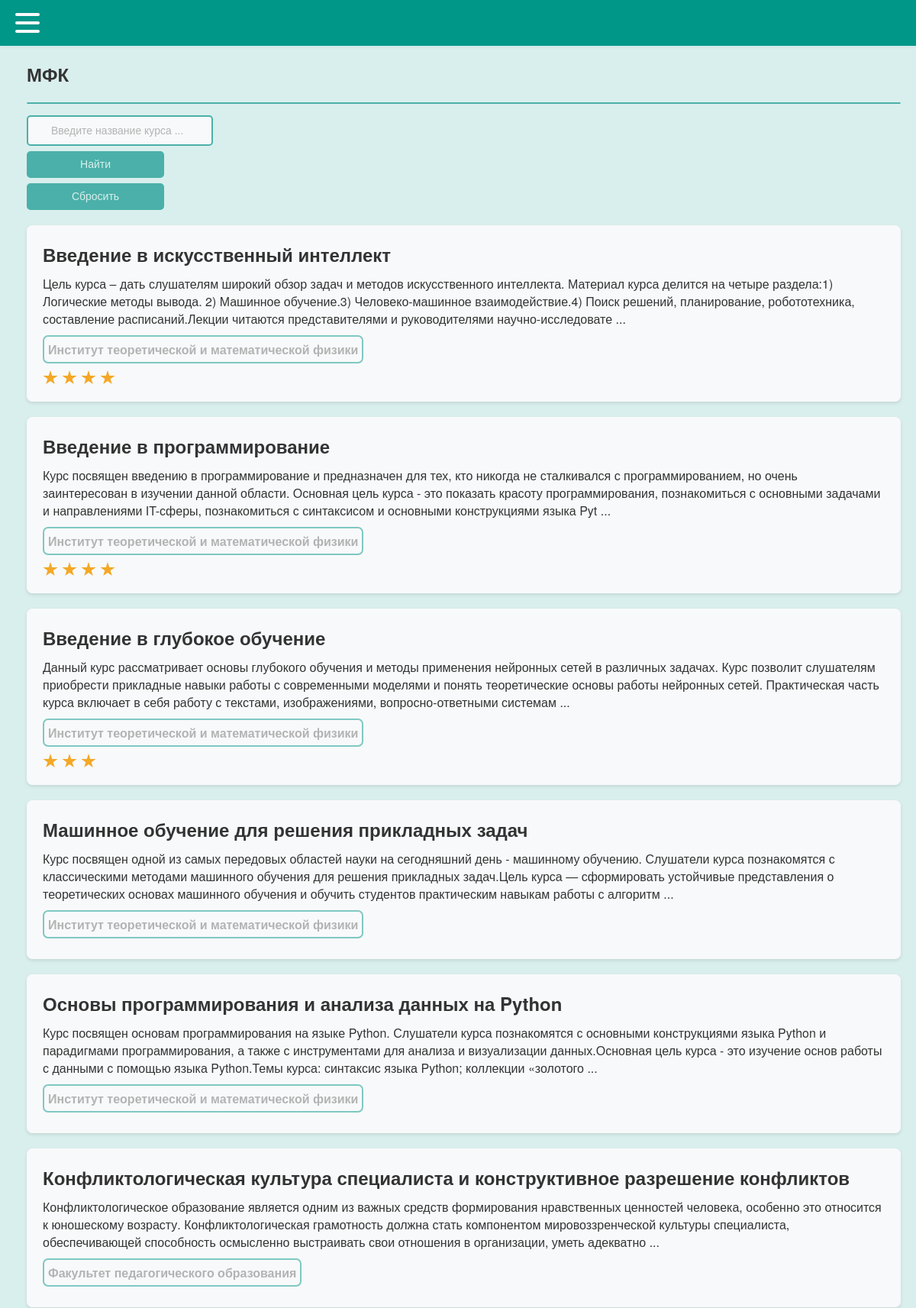
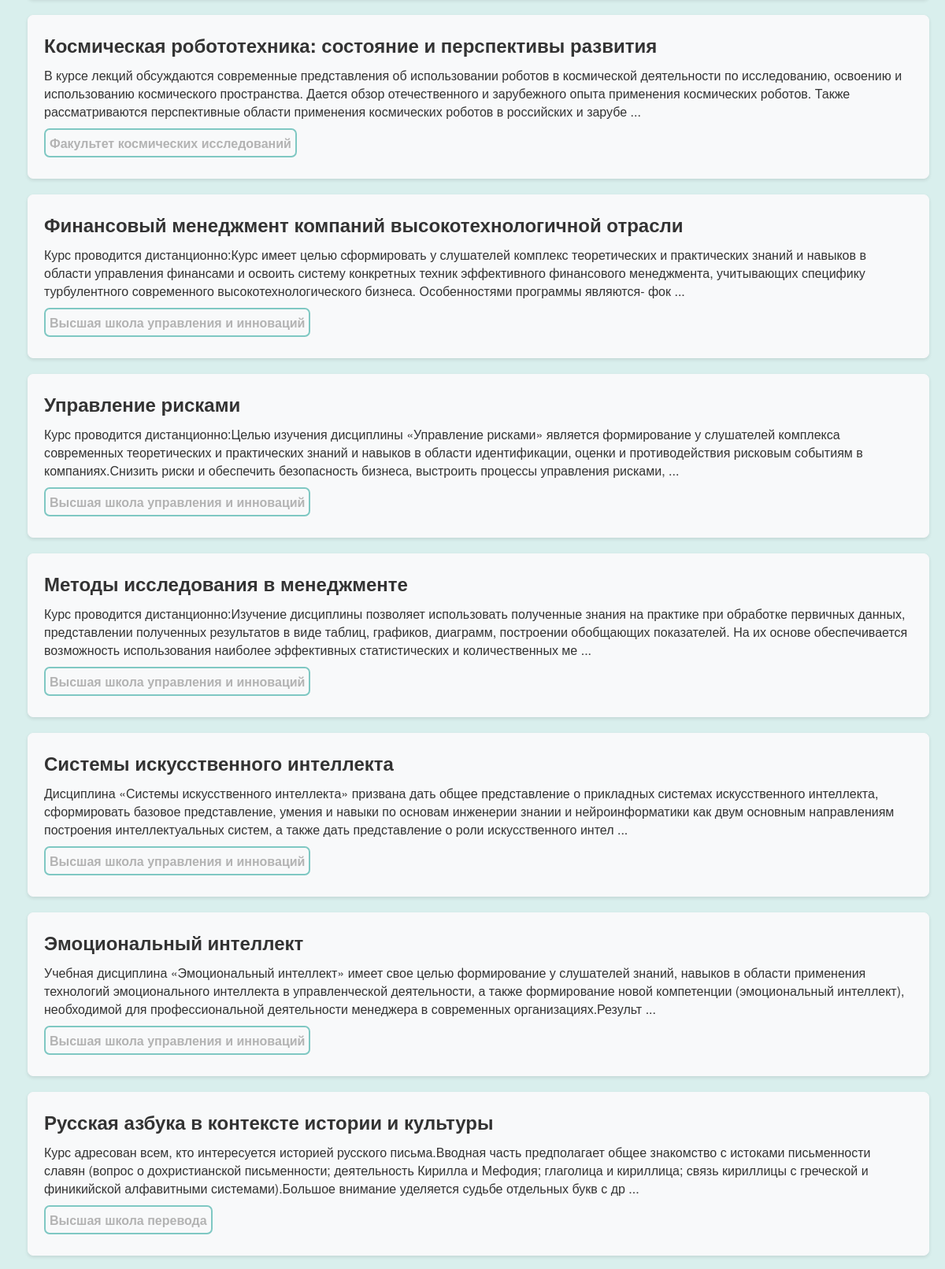
The page /dict (upper part) on the database its author committed (2 pictures, top to bottom).
### tables this page shows
CREATE TABLE mfk (
id integer PRIMARY KEY AUTOINCREMENT,
name text,
faculty text,
desc text,
online text,
openclose text,
score text
);

### testApp.py (the view)
@app.route("/")
@app.route("/dict", methods=['GET', 'POST'])
def dict():
    if request.method == 'POST':
        return render_template('dict.html', my_text='МФК', menu=menu, mfk_table=dbase.getSearchMfk(request.form['search']))
    return render_template('dict.html', my_text='МФК', menu=menu, mfk_table=dbase.getMfkAnonce())

### FDataBase.py (called while the page is built)
    def getMfkAnonce(self):
        try:
            self.__cur.execute(f"SELECT id, name, faculty, desc, online, score FROM mfk ORDER BY id DESC")
            res = self.__cur.fetchall()
            if res: return res
        except sqlite3.Error as e:
            print("Ошибка получения статьи из БД " + str(e))
        return []

### testApp.py (called while the page is built)
def connect_db():
    conn = sqlite3.connect(app.config['DATABASE'])
    conn.row_factory = sqlite3.Row
    return conn

def get_db():
    if not hasattr(g, 'link_db'):
        g.link_db = connect_db()
    return g.link_db

@app.before_request
def before_request():
    global dbase
    db = get_db()
    dbase = FDataBase(db)

### templates/dict.html (shortened to what this page needs)
{% extends 'index.html' %}
{% block content %}
    <form method="POST" action="/dict">
        <input class="search-input" placeholder="Введите название курса ..." name="search">
        <br>
        <div class="button_container">
            <div class="center">
                <button class="btn">
                    <span style="font-size: 14px;" class="btn_span">Найти</span>
                </button>
            </div>
        </div>
    </form>
    <a href="{{ url_for('dict')}}">
        <div style="margin-top: 7px;" class="button_container">
            <div class="center">
                <button class="btn">
                    <span style="font-size: 14px;" class="btn_span">Сбросить</span>
                </button>
            </div>
        </div>
    </a>
    <ul class="list-posts">
        {% for m in mfk_table %}
            <a style="" class="my_a" href="{{ url_for('showMfk', alias=m.id)}}">
                <li class="mfk_on_main_page">
                        <h2 style="margin: 0px 0px 10px 0px;">{{m.name}}</h2>
                        <div class="my_desc">{{m.desc[:350]}} ...</div>
                        <div style="color: var(--my-light-grey); border: 2px solid var(--my-2light-blue); border-radius: 7px; padding: 5px; margin: 10px 5px 0px 0px; display: inline-block;">
                            <b>{{m.faculty}}</b>
                        </div>
                        <div class="comment_stars_background comment_container container">
                          <div class="comment_stars_background container__items">
                            {% for i in range(m.score|int) %}
                              <label class="comment_stars_background my_label" for="">
                                <div class="star-stroke">
                                </div>
                              </label>
                            {% endfor %}
                          </div>
                        </div>
                </li>
            </a>
        {% endfor %}
    </ul>
{% endblock %}

### static/css/style.css (style rules this page uses)
:root { --primary-colour: #f8f9fa; --secondary-colour: hsl(38 90% 55%); --star-colour: hsl(38 90% 55%); --menu-blue: #009688; --my-light-blue: #4bb0a9; --my-2light-blue: #7fc8c3; --my-background: #D9EFED; --my-white: #f8f9fa; --my-2light-grey: #e6e6e6; --my-light-grey: #b3b3b3; --my-grey: #747474; --my-black: #4f4f4f; }
body { font-family: 'Helvetica Neue', Helvetica, sans-serif; margin: 0; padding: 0; background: var(--my-background); }
.search-input { height: 30px; width: 205px; margin-bottom: 7px; margin-top: -5px; border: 2px solid var(--my-light-blue); border-radius: 5px; font-color: red; padding: 3px 5px 3px 30px; font-size: 14px; transition: 0.4s ease-in-out; outline:none; background: var(--my-white); }
::placeholder { color: var(--my-light-grey); opacity: 1; }
a { color: #007bff; text-decoration: none; }
.my_a { color: #333; }
.button_container { display: block; display: flex; flex-direction: column; justify-content: center; align-items: left; }
.center { width: 180px; height: 35px; position: relative; display: flex; align-items: left; }
.btn { width: 180px; height: 35px; cursor: pointer; background: var(--my-light-blue); border: none; outline: none; transition: 0.7s ease-in-out; border: 2px solid var(--my-light-blue); border-radius: 5px; border-color: var(--my-light-blue); }
.btn_span { color: var(--my-background); font-size: 18px; font-weight: 100; font-size: 16px; }
.mfk_on_main_page { transition: 0.4s ease; border-radius: 7px; box-shadow: 0px 4px 8px rgba(0, 0, 0, 0.5); }
ul.list-posts { list-style: none; margin: 0; padding: 0; }
ul.list-posts li { margin: 20px 0; padding: 20px; border: 1px solid var(--my-white); background: var(--my-white); box-shadow: 0px 2px 4px rgba(0, 0, 0, 0.1); }
.my_desc { margin-bottom: 0px; color: #333; }
.my_label { margin-right: 5px; }
.container { background: #f8f9fa; margin: 0; padding: 0; display: flex; align-items: center; }
.container .container__items { display: flex; align-items: left; justify-content: left; gap: -50px; }
.container .container__items label { aspect-ratio: 1; }
.container .container__items label .star-stroke { display: grid; place-items: center; width: 20px; height: 20px; background: var(--secondary-colour); clip-path: polygon(50% 0%, 61% 35%, 98% 35%, 68% 57%, 79% 91%, 50% 70%, 21% 91%, 32% 57%, 2% 35%, 39% 35%); }
.star-stroke { z-index: 10; }
.comment_container { background: #f8f9fa; margin: 0; padding: 0; display: flex; align-items: center; }
.comment_stars_background { background: var(--my-white); padding: 3px 0px 0px 0px; }

### rows shown on the page
mfk: name "Введение в искусственный интеллект", desc "Цель курса – дать слушателям широкий обзор задач и методов искусственного интеллекта. Материал курса делится на четыре раздела:1) Логические методы вывода. 2) Машинное обучение.3) Человеко-машинное взаимодействие.4) Поиск решений, планирование, робототехника, составление расписаний.Лекции читаются представителями и руководителями научно-исследовате", faculty "Институт теоретической и математической физики", score "4" (drawn)
mfk: name "Введение в программирование", desc "Курс посвящен введению в программирование и предназначен для тех, кто никогда не сталкивался с программированием, но очень заинтересован в изучении данной области. Основная цель курса - это показать красоту программирования, познакомиться с основными задачами и направлениями IT-сферы, познакомиться с синтаксисом и основными конструкциями языка Pyt", faculty "Институт теоретической и математической физики", score "4" (drawn)
mfk: name "Введение в глубокое обучение", desc "Данный курс рассматривает основы глубокого обучения и методы применения нейронных сетей в различных задачах. Курс позволит слушателям приобрести прикладные навыки работы с современными моделями и понять теоретические основы работы нейронных сетей. Практическая часть курса включает в себя работу с текстами, изображениями, вопросно-ответными системам", faculty "Институт теоретической и математической физики", score "3" (drawn)
mfk: name "Машинное обучение для решения прикладных задач", desc "Курс посвящен одной из самых передовых областей науки на сегодняшний день - машинному обучению. Слушатели курса познакомятся с классическими методами машинного обучения для решения прикладных задач.Цель курса — сформировать устойчивые представления о теоретических основах машинного обучения и обучить студентов практическим навыкам работы с алгоритм", faculty "Институт теоретической и математической физики"
mfk: name "Основы программирования и анализа данных на Python", desc "Курс посвящен основам программирования на языке Python. Слушатели курса познакомятся с основными конструкциями языка Python и парадигмами программирования, а также с инструментами для анализа и визуализации данных.Основная цель курса - это изучение основ работы с данными с помощью языка Python.Темы курса: синтаксис языка Python; коллекции «золотого", faculty "Институт теоретической и математической физики"
mfk: name "Конфликтологическая культура специалиста и конструктивное разрешение конфликтов", desc "Конфликтологическое образование является одним из важных средств формирования нравственных ценностей человека, особенно это относится к юношескому возрасту. Конфликтологическая грамотность должна стать компонентом мировоззренческой культуры специалиста, обеспечивающей способность осмысленно выстраивать свои отношения в организации, уметь адекватно", faculty "Факультет педагогического образования"
mfk: name "Космическая робототехника: состояние и перспективы развития", desc "В курсе лекций обсуждаются современные представления об использовании роботов в космической деятельности по исследованию, освоению и использованию космического пространства. Дается обзор отечественного и зарубежного опыта применения космических роботов. Также рассматриваются перспективные области применения космических роботов в российских и зарубе", faculty "Факультет космических исследований"
mfk: name "Финансовый менеджмент компаний высокотехнологичной отрасли", desc "Курс проводится дистанционно:Курс имеет целью cформировать у слушателей комплекс теоретических и практических знаний и навыков в области управления финансами и освоить систему конкретных техник эффективного финансового менеджмента, учитывающих специфику турбулентного современного высокотехнологического бизнеса. Особенностями программы являются- фок", faculty "Высшая школа управления и инноваций"
mfk: name "Управление рисками", desc "Курс проводится дистанционно:Целью изучения дисциплины «Управление рисками» является формирование у слушателей комплекса современных теоретических и практических знаний и навыков в области идентификации, оценки и противодействия рисковым событиям в компаниях.Снизить риски и обеспечить безопасность бизнеса, выстроить процессы управления рисками,", faculty "Высшая школа управления и инноваций"
mfk: name "Методы исследования в менеджменте", desc "Курс проводится дистанционно:Изучение дисциплины позволяет использовать полученные знания на практике при обработке первичных данных, представлении полученных результатов в виде таблиц, графиков, диаграмм, построении обобщающих показателей. На их основе обеспечивается возможность использования наиболее эффективных статистических и количественных ме", faculty "Высшая школа управления и инноваций"
mfk: name "Системы искусственного интеллекта", desc "Дисциплина «Системы искусственного интеллекта» призвана дать общее представление о прикладных системах искусственного интеллекта, сформировать базовое представление, умения и навыки по основам инженерии знании и нейроинформатики как двум основным направлениям построения интеллектуальных систем, а также дать представление о роли искусственного интел", faculty "Высшая школа управления и инноваций"
mfk: name "Эмоциональный интеллект", desc "Учебная дисциплина «Эмоциональный интеллект» имеет свое целью формирование у слушателей знаний, навыков в области применения технологий эмоционального интеллекта в управленческой деятельности, а также формирование новой компетенции (эмоциональный интеллект), необходимой для профессиональной деятельности менеджера в современных организациях.Результ", faculty "Высшая школа управления и инноваций"
mfk: name "Русская азбука в контексте истории и культуры", desc "Курс адресован всем, кто интересуется историей русского письма.Вводная часть предполагает общее знакомство с истоками письменности славян (вопрос о дохристианской письменности; деятельность Кирилла и Мефодия; глаголица и кириллица; связь кириллицы с греческой и финикийской алфавитными системами).Большое внимание уделяется судьбе отдельных букв с др", faculty "Высшая школа перевода"

### other values the page prints
{{ my_text }} "МФК"
